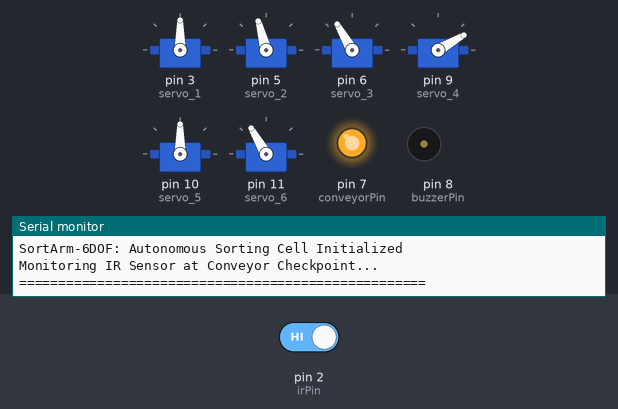
A sketch run on a simulated Arduino Uno, built with avr-gcc and run on an emulated ATmega328P. Parts: 6 × servo, output pins drawn as LEDs (lit = HIGH), buzzer (waves = sounding, pin HIGH), the last lines printed to the serial monitor. The inputs (shaded band) are chosen by the test bench; at power-on: pin 2 (irPin) HIGH.

Above: at 2.8 s.
2.9 s: pin 2 (irPin) driven LOW
At 4.2 s:
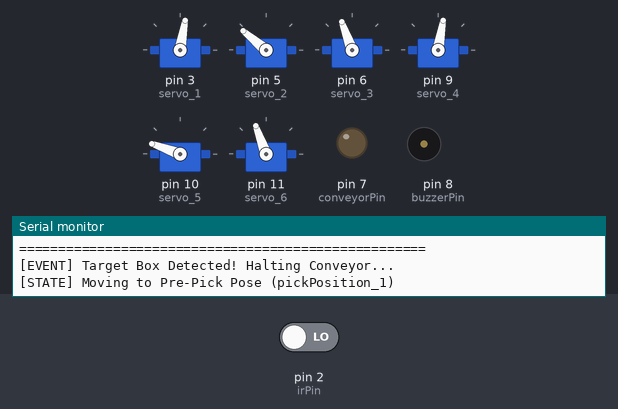
At 5.4 s:
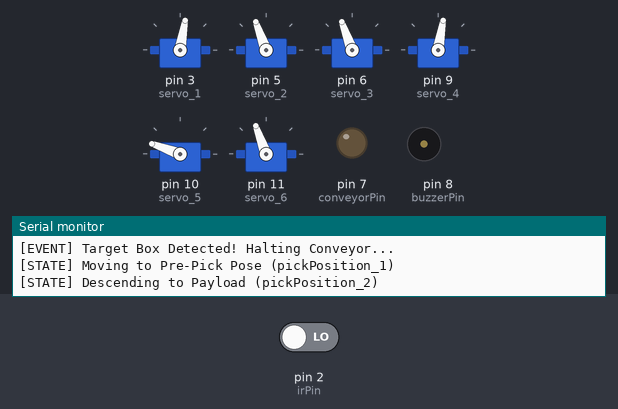
11.9 s: pin 2 (irPin) driven HIGH
At 13.6 s:
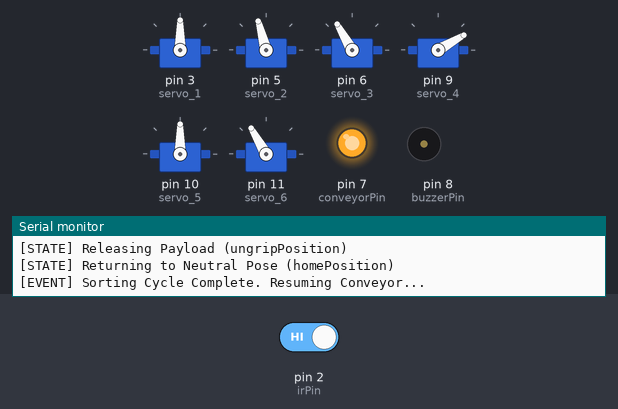
Timing chart, 0 to 15.1 s (numbered marks = the images above; inputs shaded):
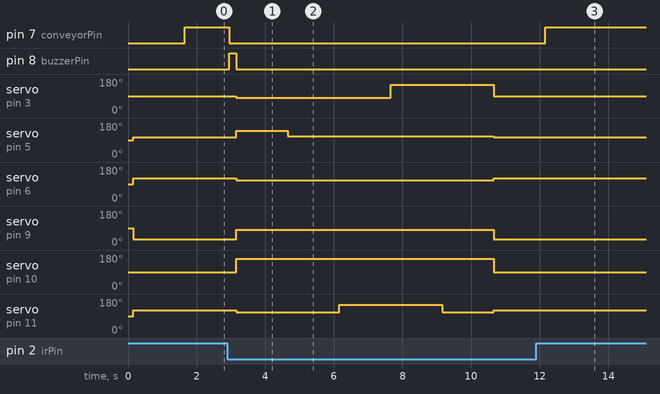

The sketch:

SortArm_Autonomous_Operation.ino
```cpp
/*
 * SortArm-6DOF: Autonomous Sorting Cell Firmware
 * Course: Robotics (EEP 433) - Faculty of Engineering, Alexandria University
 * Author: Abd El-Rhman Muhammad Saad (ID: 19017058)
 *
 * System Architecture:
 *   - IR Sensor: Digital Pin 2 (Active LOW on colored/black box detection)
 *   - Conveyor DC Motor Driver: Digital Pin 7 (NPN base switching)
 *   - Status Buzzer: Digital Pin 8 (Audible alert on detection)
 *   - 6-DOF Servos:
 *       servo_1 (Base Yaw):       Pin 3
 *       servo_2 (Shoulder Pitch): Pin 5
 *       servo_3 (Elbow Pitch):    Pin 6
 *       servo_4 (Wrist Pitch):    Pin 9
 *       servo_5 (Wrist Roll):     Pin 10
 *       servo_6 (Gripper):        Pin 11
 */

#include <Servo.h>

// Pin Definitions
const int irPin       = 2;
const int conveyorPin = 7;
const int buzzerPin   = 8;

// Servo Objects
Servo servo_1;
Servo servo_2;
Servo servo_3;
Servo servo_4;
Servo servo_5;
Servo servo_6;

// Motion Pose Functions
void homePosition(int delay_time) {
  servo_1.write(90);
  servo_2.write(105);
  servo_3.write(120);
  servo_4.write(30);
  servo_5.write(90);
  servo_6.write(120);
  delay(delay_time);
}

void pickPosition_1(int delay_time) {
  // Pre-pick trajectory positioning
  servo_1.write(80);
  servo_2.write(140);
  servo_3.write(110);
  servo_4.write(80);
  servo_5.write(160);
  servo_6.write(110); // Gripper open
  delay(delay_time);
}

void pickPosition_2(int delay_time) {
  // Descent onto conveyor payload
  servo_1.write(80);
  servo_2.write(110);
  servo_3.write(110);
  servo_4.write(80);
  servo_5.write(160);
  servo_6.write(110);
  delay(delay_time);
}

void gripPosition(int delay_time) {
  // Securely close end-effector jaws around box
  servo_1.write(80);
  servo_2.write(110);
  servo_3.write(110);
  servo_4.write(80);
  servo_5.write(160);
  servo_6.write(150); // Gripper clamped
  delay(delay_time);
}

void releasePosition(int delay_time) {
  // Rotate base to sorting bin location
  servo_1.write(150);
  servo_2.write(110);
  servo_3.write(110);
  servo_4.write(80);
  servo_5.write(160);
  servo_6.write(150);
  delay(delay_time);
}

void ungripPosition(int delay_time) {
  // Release payload into destination bin
  servo_1.write(150);
  servo_2.write(110);
  servo_3.write(110);
  servo_4.write(80);
  servo_5.write(160);
  servo_6.write(110); // Gripper open
  delay(delay_time);
}

void setup() {
  Serial.begin(9600);

  pinMode(irPin, INPUT);
  pinMode(conveyorPin, OUTPUT);
  pinMode(buzzerPin, OUTPUT);

  // Attach all six joint servos
  servo_1.attach(3);
  servo_2.attach(5);
  servo_3.attach(6);
  servo_4.attach(9);
  servo_5.attach(10);
  servo_6.attach(11);

  Serial.println(F("===================================================="));
  Serial.println(F("SortArm-6DOF: Autonomous Sorting Cell Initialized"));
  Serial.println(F("Monitoring IR Sensor at Conveyor Checkpoint..."));
  Serial.println(F("===================================================="));

  // Move to home pose and start conveyor
  homePosition(1500);
  digitalWrite(conveyorPin, HIGH);
  digitalWrite(buzzerPin, LOW);
}

void loop() {
  int irVal = digitalRead(irPin);

  // Object Detection Trigger (Active LOW for reflective threshold)
  if (irVal == LOW) {
    Serial.println(F("[EVENT] Target Box Detected! Halting Conveyor..."));
    digitalWrite(buzzerPin, HIGH);
    digitalWrite(conveyorPin, LOW);  // Stop conveyor belt immediately
    delay(200);
    digitalWrite(buzzerPin, LOW);

    // Execute deterministic 6-DOF pick-and-place sequence
    Serial.println(F("[STATE] Moving to Pre-Pick Pose (pickPosition_1)"));
    pickPosition_1(1500);

    Serial.println(F("[STATE] Descending to Payload (pickPosition_2)"));
    pickPosition_2(1500);

    Serial.println(F("[STATE] Actuating Gripper (gripPosition)"));
    gripPosition(1500);

    Serial.println(F("[STATE] Transferring to Sorting Bin (releasePosition)"));
    releasePosition(1500);

    Serial.println(F("[STATE] Releasing Payload (ungripPosition)"));
    ungripPosition(1500);

    Serial.println(F("[STATE] Returning to Neutral Pose (homePosition)"));
    homePosition(1500);

    Serial.println(F("[EVENT] Sorting Cycle Complete. Resuming Conveyor..."));
    digitalWrite(conveyorPin, HIGH); // Restart conveyor
    delay(1000);                     // Debounce delay to prevent re-triggering on exit
  } else {
    // Normal running state
    digitalWrite(conveyorPin, HIGH);
    homePosition(100);
  }
}
```

Measured:
- after the input at 2.9 s, pin 7 (conveyorPin): HIGH → LOW after 0.05 s; pin 8 (buzzerPin): LOW → HIGH after 0.05 s, → LOW 0.20 s later
- after the input at 11.9 s, pin 7 (conveyorPin): goes on until 12.2 s, then stays HIGH; pin 8 (buzzerPin): stays LOW (without the input it goes to HIGH after 1.3 s)
